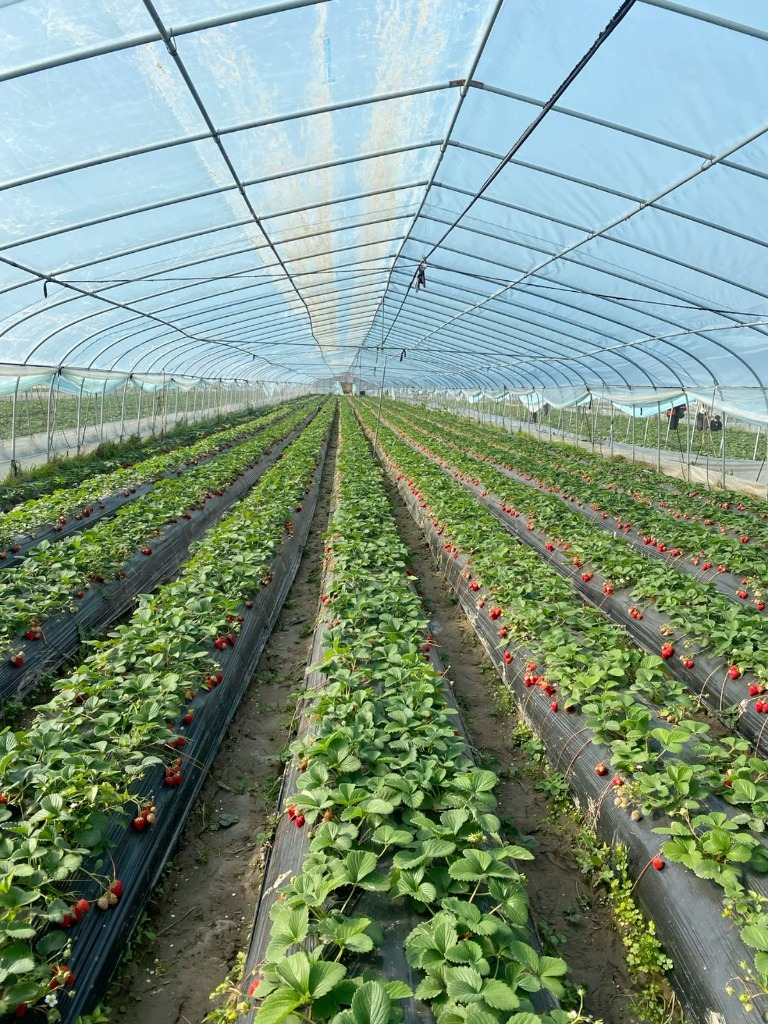
#> input picture film/assets/images/hero-greenhouse-bg.jpg, 768 x 1024 px
$ python seam-diff.py ../../../../film/assets/images/hero-greenhouse-bg.jpg ../../../../film/assets/images/folder.png out.png ../../../../film/assets/images/folder.png
#> lines starting #> are read from the running program, lines starting #| are printed output that depends on the picture
"""Show where a seam pair differs, OUTSIDE the presenter zone, so the overlay's own motion doesn't mask a real pop.

usage: py -3.12 seam-diff.py <a.png> <b.png> <out.png> [kape_box x0,y0,x1,y1]
Prints the % of pixels differing (>12/255) with and without the Kape zone, and writes a strip a | b | diff.
"""
import sys
import numpy as np
from PIL import Image

a, b = (np.asarray(Image.open(p).convert("RGB")).astype(np.int16) for p in sys.argv[1:3])
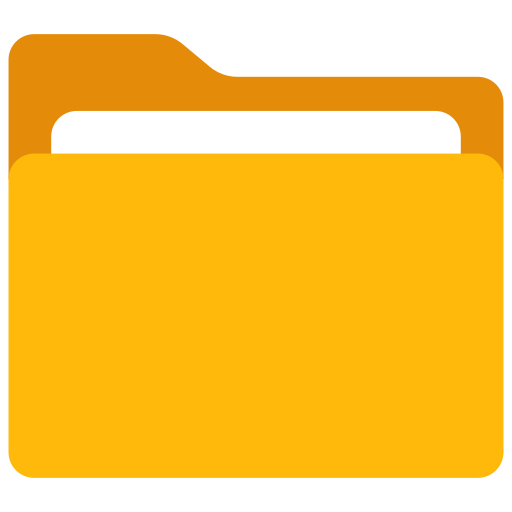
#> input picture film/assets/images/folder.png, 512 x 512 px
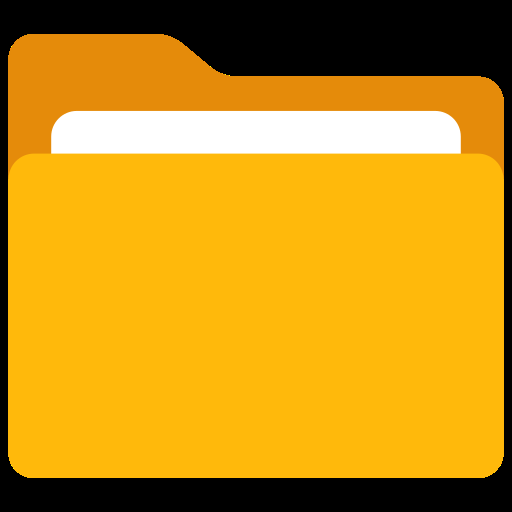
#> b: shape (512, 512, 3) int16; mean R, G, B 198.2, 145.4, 24.6
#> (the run stopped early here; a loop or call above may not have finished)
